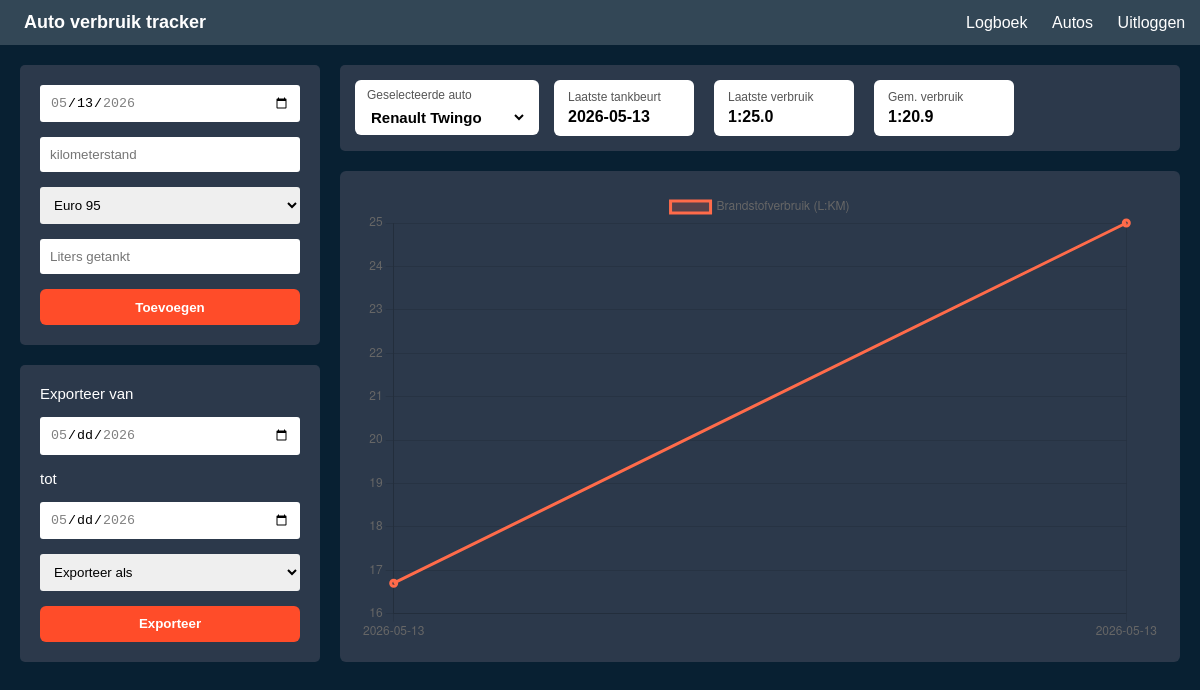
The app's page /dashboard (signed in) with its own data.
### tables this page shows
CREATE TABLE refuels (fuelmoment_id INTEGER PRIMARY KEY AUTOINCREMENT, car_id INTEGER, user_id INTEGER, fuelmoment_liters INTEGER, fuelmoment_date date, fuelmoment_type varchar (32), fuelmoment_usage varchar (64));

### app.py (the view)
@app.route("/dashboard", methods=['GET', 'POST'])
def dashboard():
    if authicated():
        if request.method == 'GET':
            print("get")
            return dashboard_get(request)
        if request.method == 'POST':
            print("post", request.form)
            return dashboard_post(request)
    else:
        return redirect(url_for("login"))

### src/auth.py (called while the page is built)
def authicated():
    if 'user' in session:
        return True
    else:
        return False

### src/dashboard.py (called while the page is built)
def list_fuels(auto):
    fuel = db.execute("SELECT car_fueltype FROM cars WHERE car_name = ? AND user_id = ?", (auto, session['user'])).fetchone()[0]
    if fuel == "Benzine":
        return ["Euro 95", "Euro 98", "Super Plus"]
    elif fuel == "Diesel":
        return ["Diesel", "Biodiesel"]
    elif fuel == "LPG":
        return ["LPG"]

### templates/dashboard.html (shortened to what this page needs)
<!DOCTYPE html>
<html lang="nl">
<head>
    <link rel="stylesheet" href="static\style.css">
</head>
<body>
<header class="navbar">
    <div class="navbar__left">
      <a class="logo">Auto verbruik tracker</a>
    </div>
    <nav class="navbar__right">
      <a href={{url_for("log")}} class="nav-link">Logboek</a>
      <a href={{url_for("cars")}} class="nav-link">Autos</a>
      <a href={{url_for("logout")}} class="nav-link">Uitloggen</a>
    </nav>
  </header>
<main class="container">
    <section class="left-panel">
        <div class="box">
            <form method="post">
                <input type="date" placeholder="Datum" name= "refuel_date" value ="{{ maxDate }}" min="{{ lastRefuelDate }}" max="{{ maxDate }}" required>
                <input type="number" placeholder="kilometerstand" name="kilometers" min="{{ maxKilometers }}" required>
                <select name="fuel_type" required>
                    {% if fuelTypes %}
                        {% for fuel in fuelTypes %}
                            <option name='fuel_type' value='{{ fuel }}'>{{ fuel }}</option>
                        {% endfor %}
                    {% endif %}
                </select>
                <input type="number" placeholder="Liters getankt" name="refuel_liters" required>
                <button class="btn" name="btn" value="Toevoegen" type="submit" formaction="{{ url_for('add_refuel') }}">Toevoegen</button>
            </form>
        </div>
        <div class="box">
            <form method="post">
                <label for="mindate">Exporteer van</label>
                <input type="date" name="mindate" min="{{ minDate }}" max="{{ maxExportDate }}" required>
                <label for="maxdate">tot</label>
                <input type="date" name="maxdate" min="{{ minDate }}" max="{{ maxExportDate }}" required>
                <select name="export_format">
                    <option>Exporteer als</option>
                </select>
                <button class="btn" name="btn" value="Exporteer" type="submit" formaction="{{ url_for('export') }}">Exporteer</button>
            </form>
        </div>
    </section>
    <section class="top-info">
        <form method="post">
            <div class="stat-box stat-select">
                <span class="stat-label">Geselecteerde auto</span>
                <select name="car_select" class="car-select" onchange="this.form.submit()">
                    {% if cars %}
                        {% for car in cars %}
                            <option name='car_select' value='{{ car[0] }}' {% if car[0] == activeCar %}selected{% endif %}>{{ car[0] }}</option>
                        {% endfor %}
                    {% else %}
                        <option>Geen autos beschikbaar</option>
                    {% endif %}
                </select>
            </div>
        </form>
        <div class="top-stats">
            <div class="stat-box">
                <span class="stat-label">Laatste tankbeurt</span>
                <span class="stat-value">{{ lastRefuelDate }}</span>
            </div>
            <div class="stat-box">
                <span class="stat-label">Laatste verbruik</span>
                <span class="stat-value">{{ lastUsage }}</span>
            </div>
            <div class="stat-box">
                <span class="stat-label">Gem. verbruik</span>
                <span class="stat-value">{{ avrUsage }}</span>
            </div>
        </div>
    </section>
    <section class="chart">
        <canvas id="verbruikChart"></canvas>
    </section>
</main>
<script>
    // Dummy data – kunnen we later dynamisch maken
    const ctx = document.getElementById('verbruikChart').getContext('2d');
    new Chart(ctx, {
        type: 'line',
        data: {
            labels: JSON.parse('{{ fuelDates | tojson | safe }}'), //Datums
            datasets: [{
                label: 'Brandstofverbruik (L:KM)',
                data: JSON.parse('{{ fuelUsages | tojson | safe }}'), //Verbruik
                borderColor: '#ff6b4a',
                backgroundColor: 'rgba(255,107,74,0.2)',
                borderWidth: 3,
                tension: 0.3
            }]
        },
        options: {
            responsive: true,
            maintainAspectRatio: false,
            scales: {
                y: { beginAtZero: false }
            }
        }
    });
</script>
</body>
</html>

### static/style.css (style rules this page uses)
:root { --bg: #082032; --panel: #2C394B; --label: white; --text: #222; --nav: #334756; --button_color: #FF4C29; --button_text: white; --logo_color: white; --radius: 8px; --gap: 20px; }
body { margin: 0; font-family: Arial, sans-serif; background: var(--bg); }
.navbar { background: var(--label); padding: 12px 25px; display: flex; justify-content: space-between; align-items: center; border-bottom: 2px solid #ddd; }
.navbar .logo { margin: 0; font-size: 18px; }
.navbar a { margin-left: 20px; color: var(--logo_color); text-decoration: none; }
.container { display: grid; grid-template-columns: 300px 1fr; grid-template-rows: auto minmax(0, 1fr); gap: 20px; padding: 20px; }
.left-panel { grid-column: 1; grid-row: 1 / span 2; display: flex; flex-direction: column; gap: 20px; }
.box { background: var(--panel); padding: 20px; border-radius: 5px; display: flex; flex-direction: column; gap: 15px; }
.box input, .box select { padding: 10px; border: none; border-radius: 3px; }
.box label { color: var(--label); font-size: 15px; }
.btn { background: var(--button_color); border: none; padding: 12px; color: var(--button_text); border-radius: 4px; cursor: pointer; }
.top-info { background: var(--panel); padding: 15px; display: flex; gap: 15px; border-radius: 5px; width: auto; grid-column: 2; grid-row: 1; }
.top-info select { color: #000; background-color: #fff; min-width: 160px; padding-right: 30px; }
.chart { background: var(--panel); border-radius: 6px; padding: 20px; grid-column: 2; grid-row: 2; max-height: 500px; }
.chart canvas { width: 100% !important; height: 100% !important; }
* { box-sizing: border-box; }
html, body { height: 100%; }
body { margin: 0; font-family: Arial, Helvetica, sans-serif; background: var(--bg); color: var(--text); }
.navbar__right { display: flex; gap: 2%; }
.nav-link { color: var(--text); text-decoration: none; }
.btn { height: 36px; padding: 0 16px; border: none; border-radius: 6px; background: var(--button_color); color: #fff; font-weight: 600; cursor: pointer; }
.navbar { background: var(--nav); border-bottom: 2px solid var(--border); padding: 12px 24px; display: flex; align-items: center; justify-content: space-between; }
.logo { color: var(--text); text-decoration: none; font-weight: 600; }
.nav-link { color: #444; text-decoration: none; }
.top-stats { display: flex; gap: 20px; }
.stat-box { background: white; border-radius: 6px; padding: 10px 14px; min-width: 140px; display: flex; flex-direction: column; gap: 4px; }
.stat-label { font-size: 12px; color: #555; }
.stat-value { font-size: 16px; font-weight: 600; color: #000; }
.car-select { background-color: #fff; color: #000; min-width: 180px; height: 36px; padding: 6px 32px 6px 10px; border-radius: 4px; border: none; font-size: 14px; }
.stat-select { padding: 8px 12px; }
.stat-select select { margin-top: 2px; padding: 0; height: auto; border: none; background: transparent; font-size: 15px; font-weight: 600; color: #000; outline: none; appearance: auto; cursor: pointer; }
.box form { display: flex; flex-direction: column; gap: 15px; }
.box form input, .box form select, .box form button { width: 100%; box-sizing: border-box; }
.box .btn { width: 100%; }

### records on screen
refuels: refuel_date "05/13/2026", fuelmoment_date "2026-05-13", fuelmoment_usage "1:25.0"

### other values on screen
{{ avrUsage }} "1:20.9"
form field fuel_type "Euro 95"
form field car_select "Renault Twingo"
chart data {{ fuelDates | tojson | safe }} ["2026-05-13", "2026-05-13"]
chart data {{ fuelUsages | tojson | safe }} [16.7, 25.0]
